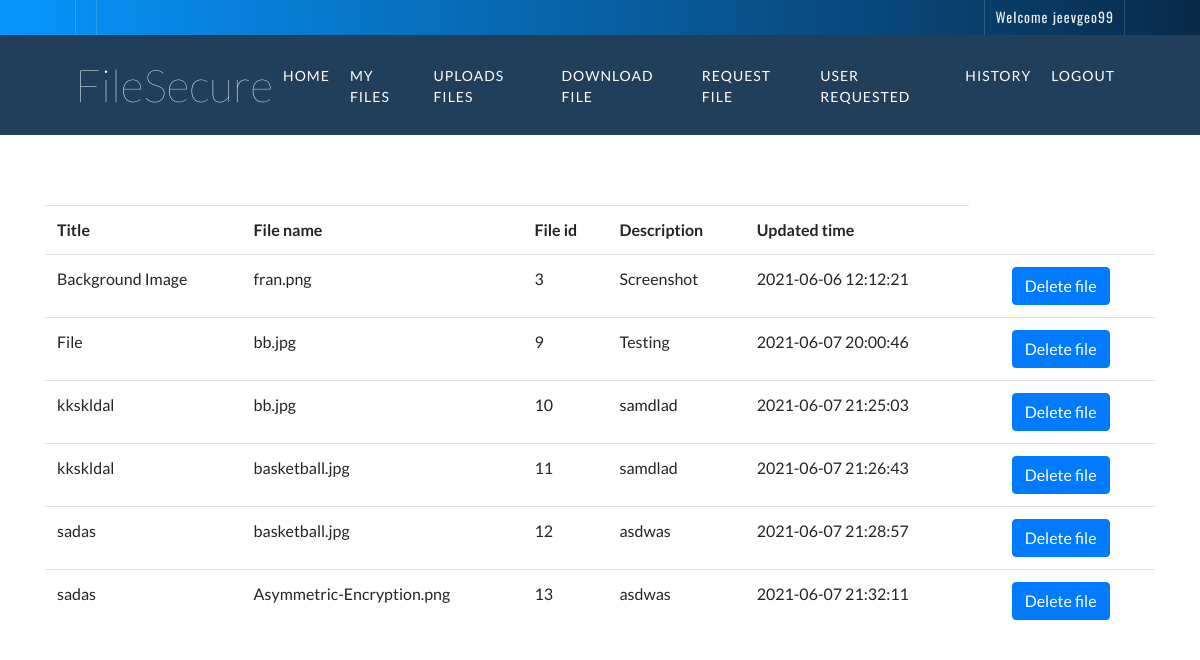
Page /encrypted/myfiles.php (signed in) on the committed database.
### tables this page shows
CREATE TABLE IF NOT EXISTS `files` (
  `id` int(11) NOT NULL AUTO_INCREMENT,
  `title` varchar(255) NOT NULL,
  `description` text NOT NULL,
  `file` varchar(255) NOT NULL,
  `username` varchar(255) NOT NULL,
  `updated_time` datetime NOT NULL DEFAULT CURRENT_TIMESTAMP,
  `Confidentiality` varchar(20) DEFAULT NULL,
  PRIMARY KEY (`id`)
);

### encrypted/myfiles.php (the view, shortened to what this page needs)
<?php
include("header2.php");
?>
  <div class="service mt-125">
            <div class="container">
<?php
include("db/connection.php");
echo "<table class='table'>";
  echo "<tr><th>Title </th><th>File name</th><th>File id</th><th>Description</th><th>Updated time</tr>";
$result = mysqli_query($con,"SELECT * FROM  files where username='$_SESSION[login_user]' ") or die('Could not connect: ' . mysqli_error($con));
while($row = mysqli_fetch_array($result))
  {
$title=$row['title'];
$file_name=$row['file'];
$d=$row['description'];
$date=$row['updated_time'];
$id=$row['id'];
echo "<tr><td>$title</td><td>$file_name</td><td>$id</td><td>$d</td></td> $email</td><td>$date</td><td>";
echo "<td><a onClick=\"javascript: return confirm('Please confirm deletion');\" href='deletefile.php?file_id=$id&fname=$file_name' class='btn btn-primary'>Delete file</a>";
  }
echo "</table>";
?>

### encrypted/header2.php (shortened to what this page needs)
<?php
$page = basename($_SERVER['PHP_SELF']);
?><!DOCTYPE html>
<html lang="en">
    <head>
        <link href="https://stackpath.bootstrapcdn.com/bootstrap/4.4.1/css/bootstrap.min.css" rel="stylesheet">
        <link href="https://cdnjs.cloudflare.com/ajax/libs/font-awesome/5.10.0/css/all.min.css" rel="stylesheet">
        <link href="lib/animate/animate.min.css" rel="stylesheet">
        <link href="lib/owlcarousel/assets/owl.carousel.min.css" rel="stylesheet">
        <link href="css/style.css" rel="stylesheet">
    </head>
    <body>
        <div class="top-bar d-none d-md-block">
            <div class="container-fluid">
                <div class="row">
                    <div class="col-md-8">
                        <div class="top-bar-left">
                            <div class="text">
                            </div>
                        </div>
                    </div>
                    <div class="col-md-4">
                    <div class="top-bar-right">
                          <div class="text">
                          <h2>Welcome  <?php echo $_SESSION['login_name'];?></h2>
                          </div>
                    </div>
                    </div>
                </div>
            </div>
        </div>
 <div class="navbar navbar-expand-lg bg-dark navbar-dark">
            <div class="container-fluid">
                <a href="dashboard.php" class="navbar-brand">FileSecure</a>
                <div class="collapse navbar-collapse justify-content-between" id="navbarCollapse">
                    <div class="navbar-nav ml-auto">
                    <a href="dashboard.php" <?php if($page == 'dashboard.php'){ echo ' class="nav-item nav-link active"';}else{echo 'class="nav-item nav-link"';}?>>Home</a>
                    <a href="myfiles.php" <?php if($page == 'history.php'){ echo ' class="nav-item nav-link active"';}else{echo 'class="nav-item nav-link"';}?>>My files </a>
                          <a href="file.php" <?php if($page == 'file.php'){ echo ' class="nav-item nav-link active"';}else{echo 'class="nav-item nav-link"';}?>>Uploads Files</a>
                      <a href="getfile.php" <?php if($page == 'getfile.php'){ echo ' class="nav-item nav-link active"';}else{echo 'class="nav-item nav-link"';}?>>Download File</a>
                       <a href="requestfile.php" <?php if($page == 'requestfile.php'){ echo ' class="nav-item nav-link active"';}else{echo 'class="nav-item nav-link"';}?>>Request File</a>
                         <a href="request.php" <?php if($page == 'request.php'){ echo ' class="nav-item nav-link active"';}else{echo 'class="nav-item nav-link"';}?>>User Requested </a>
                      <a href="history.php" <?php if($page == 'history.php'){ echo ' class="nav-item nav-link active"';}else{echo 'class="nav-item nav-link"';}?>>History </a>
                        <a href="index.php" class="nav-item nav-link">Logout</a>
                             </div>
                </div>
            </div>
        </div>

### css/style.css (style rules this page uses)
body { color: #797979; background: #ffffff; font-family: 'Lato', sans-serif; }
h1, h2, h3, h4, h5, h6 { color: #092a49; font-family: 'Oswald', sans-serif; }
a { color: #454545; transition: .3s; }
.container-fluid { max-width: 1366px; }
@media (min-width: 992px) { .mt-125 { margin-top: 125px; } }
.top-bar { position: relative; height: 35px; background-image: linear-gradient(to right, #0796fe, #092a49); }
.top-bar .top-bar-left { display: flex; align-items: center; justify-content: flex-start; }
.top-bar .top-bar-right { display: flex; align-items: center; justify-content: flex-end; }
.top-bar .text { display: flex; align-items: center; justify-content: center; flex-direction: row; height: 35px; padding: 0 10px; text-align: center; border-left: 1px solid rgba(255, 255, 255, .15); }
.top-bar .text:last-child { border-right: 1px solid rgba(255, 255, 255, .15); }
.top-bar .text h2 { color: #eeeeee; font-weight: 400; font-size: 14px; letter-spacing: 1px; margin: 0; }
@media (min-width: 992px) { .top-bar { padding: 0 60px; } }
.navbar { position: relative; transition: .5s; z-index: 999; }
.navbar .navbar-brand { margin: 0; color: #ffffff; font-size: 45px; line-height: 0px; font-weight: 200; }
.navbar-dark .navbar-nav .nav-link, .navbar-dark .navbar-nav .nav-link:focus, .navbar-dark .navbar-nav .nav-link:hover, .navbar-dark .navbar-nav .nav-link.active { padding: 10px 10px 8px 10px; color: #ffffff; }
@media (min-width: 992px) { .navbar { position: absolute; width: 100%; top: 35px; padding: 20px 60px; background: rgba(9, 42, 73, .9)!important; z-index: 9; } }
@media (min-width: 992px) { .navbar a.nav-link { padding: 8px 15px; font-size: 14px; letter-spacing: 1px; text-transform: uppercase; } }
.service { position: relative; width: 100%; padding: 45px 0 15px 0; }

### rows in the picture
files: title "Background Image", file "fran.png", id "3", description "Screenshot", updated_time "2021-06-06 12:12:21"
files: title "File", file "bb.jpg", id "9", description "Testing", updated_time "2021-06-07 20:00:46"
files: title "kkskldal", file "bb.jpg", id "10", description "samdlad", updated_time "2021-06-07 21:25:03"
files: title "kkskldal", file "basketball.jpg", id "11", description "samdlad", updated_time "2021-06-07 21:26:43"
files: title "sadas", file "basketball.jpg", id "12", description "asdwas", updated_time "2021-06-07 21:28:57"
files: title "sadas", file "Asymmetric-Encryption.png", id "13", description "asdwas", updated_time "2021-06-07 21:32:11"

### other values in the picture
$_SESSION['login_name'] "jeevgeo99"
